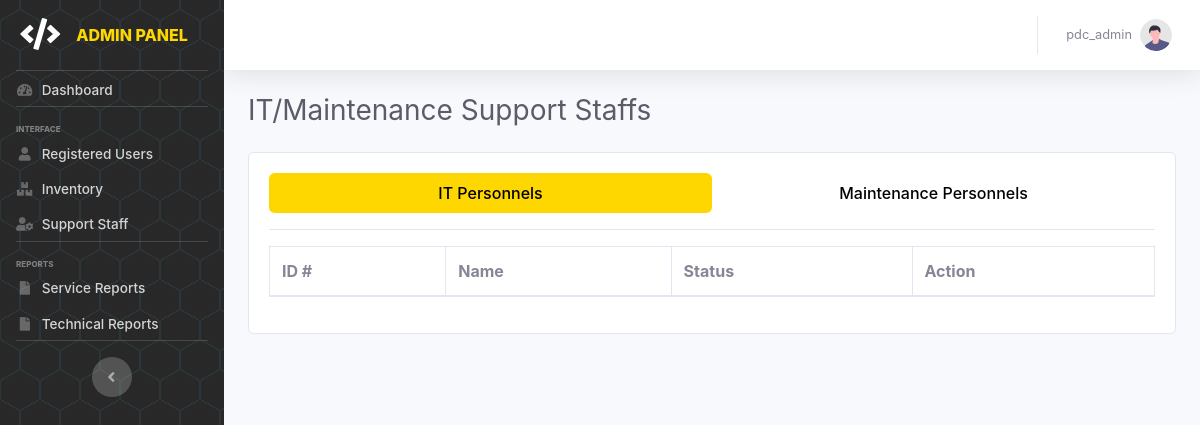
Page /pages/admin/admin.staff-list.php (signed in) on the earlier database version.
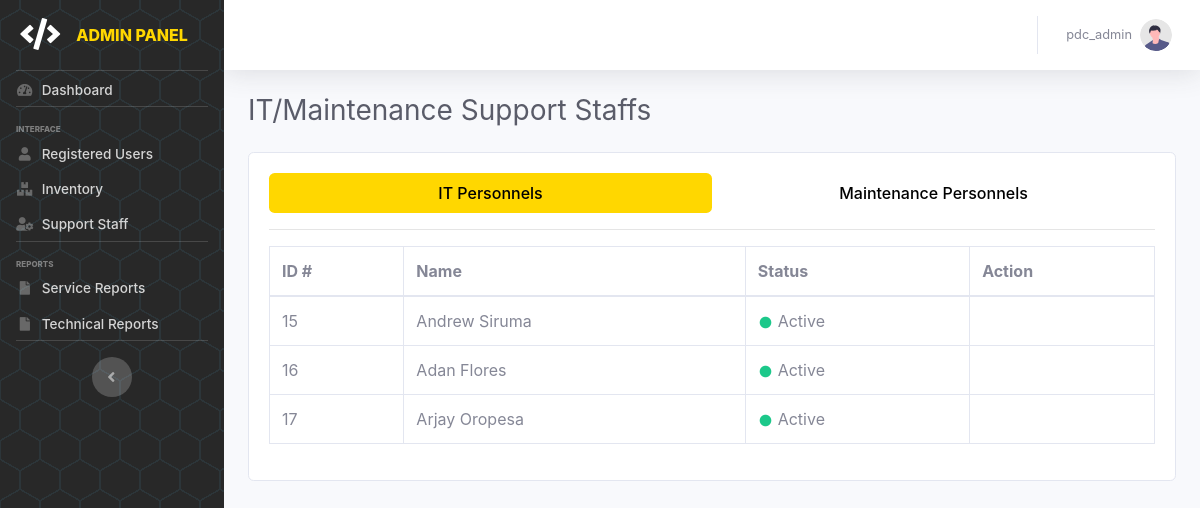
Same page on the later database version.
### tables this page shows
CREATE TABLE `tbl_useraccounts` (
  `id` int(11) NOT NULL,
  `name` varchar(100) NOT NULL,
  `username` varchar(100) NOT NULL,
  `password` varchar(255) NOT NULL,
  `role` enum('admin','it-admin','maintenance-admin','office','outlet','it','maintenance') NOT NULL,
  `status` enum('Active','Inactive') NOT NULL DEFAULT 'Active',
  `created` datetime(6) DEFAULT current_timestamp(6),
  `updated` datetime(6) DEFAULT current_timestamp(6) ON UPDATE current_timestamp(6)
);

### pages/admin/admin.staff-list.php (the view, shortened to what this page needs)
<?php include('admin.header.php'); ?>
    <div class="container-fluid">
        <div class="d-sm-flex align-items-center justify-content-between mb-4">
            <h1 class="h3 mb-0 text-gray-800">IT/Maintenance Support Staffs</h1>
        </div>
        <div class="card mt-4">
            <div class="card-body">
                <ul class="nav nav-pills nav-justified mb-3" id="pills-tab" role="tablist">
                    <li class="nav-item" role="presentation">
                        <button class="nav-link active" id="pills-it-tab" data-toggle="pill" data-target="#pills-it" type="button" role="tab" aria-controls="pills-it" aria-selected="true">IT Personnels</button>
                    </li>
                    <li class="nav-item" role="presentation">
                        <button class="nav-link" id="pills-maint-tab" data-toggle="pill" data-target="#pills-maint" type="button" role="tab" aria-controls="pills-maint" aria-selected="false">Maintenance Personnels</button>
                    </li>
                </ul>
                <hr />
                <div class="tab-content" id="pills-tabContent">
                    <div class="tab-pane fade show active" id="pills-it" role="tabpanel" aria-labelledby="pills-it-tab">
                        <div class="table-responsive">
                            <table class="table table-bordered w-100" id="itcattbl">
                                <thead>
                                    <tr>
                                        <th>ID #</th>
                                        <th>Name</th>
                                        <th>Status</th>
                                        <th>Action</th>
                                    </tr>
                                </thead>
                                <tbody>
                                    <?php
                                        $it_qry = mysqli_query($conn, "SELECT * FROM tbl_useraccounts WHERE role = 'it'");
                                        while($it_res=mysqli_fetch_array($it_qry)){
                                    ?>
                                        <tr>
                                            <td><?php echo $it_res['id']; ?></td>
                                            <td><?php echo $it_res['name']; ?></td>
                                            <td>
                                                <?php if ($it_res["status"]== 'Active') { ?>
                                                    <i class="fas fa-fw fa-circle fa-xs text-success"></i>&nbsp;<?php echo $it_res['status']; ?>
                                                <?php } else { ?>
                                                    <i class="fas fa-fw fa-circle fa-xs text-secondary"></i>&nbsp;<?php echo $it_res['status']; ?>
                                                <?php } ?>
                                            </td>
                                            <td></td>
                                        </tr>
                                    <?php } ?>
                                </tbody>
                            </table>
                        </div>
                    </div>
                </div>
            </div>
        </div>
    </div>
<?php include('admin.footer.php'); ?>

Differences in the rows shown:
added tbl_useraccounts: id "15", name "Andrew Siruma", status "Active"
added tbl_useraccounts: id "16", name "Adan Flores", status "Active"
added tbl_useraccounts: id "17", name "Arjay Oropesa", status "Active"
